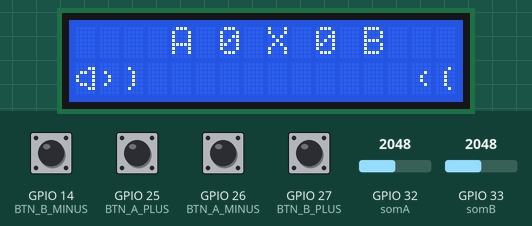
Bench run of a sketch on a simulated ESP32. On the bench: 16×2 character LCD. Inputs (shaded band) come from the test bench; at power-on: GPIO 14 (BTN_B_MINUS), GPIO 25 (BTN_A_PLUS), GPIO 26 (BTN_A_MINUS), GPIO 27 (BTN_B_PLUS) HIGH, GPIO 32 (somA) = 2048, GPIO 33 (somB) = 2048. WiFi joins after 1.5 s; servers stay silent unless stated; no MQTT or app messages arrive unless stated; what the sketch prints to the serial monitor is not drawn.

Above: at 2.8 s.
2.9 s: GPIO 32 (somA) set to 1744
4.4 s: GPIO 32 (somA) set to 1636
6.1 s: GPIO 33 (somB) set to 1715
7.6 s: GPIO 33 (somB) set to 1617
At 8.3 s:
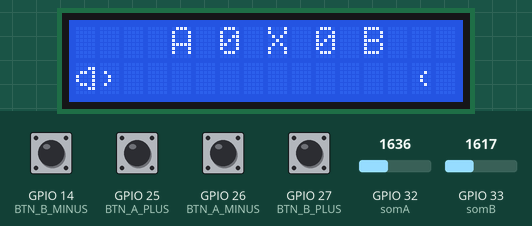
9.3 s: GPIO 32 (somA) set to 2047
11.0 s: GPIO 33 (somB) set to 489
12.5 s: GPIO 33 (somB) set to 419
At 13.2 s:
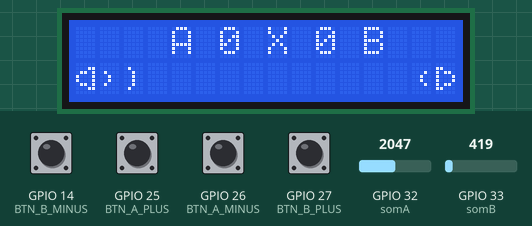
Timing chart, 0 to 15.2 s (numbered marks = the images above; inputs shaded):
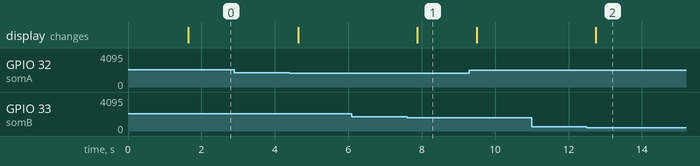

The sketch:

esp32.ino
```cpp
// ------------------------------------------------------------
// Autores: Antônio Jacinto de Andrade Neto (RM: 561777),
//          Felipe Bicaletto (RM: 563524),
//          João Vitor dos Santos Pereira (RM: 551695),
//          Thayná Pereira Simões (RM: 566456)
//
// Descrição: O sistema exibe o placar de dois times (A e B) em um display LCD,
// permitindo incrementar ou decrementar o placar via botões físicos.
// Também mede o "engajamento" de cada torcida com sensores de som (simulados usando potenciometros) e envia
// todas as informações para um broker MQTT.
// ------------------------------------------------------------

#include <WiFi.h>
#include <PubSubClient.h>
#include <Wire.h>
#include <LiquidCrystal_I2C.h>

// ---------------- Configurações de rede e MQTT ----------------
const char* SSID = "Wokwi-GUEST";            // Nome da rede Wi-Fi
const char* PASSWORD = "";                   // Senha da rede Wi-Fi
const char* BROKER_MQTT = "20.46.254.134";   // Endereço IP do broker MQTT
const int BROKER_PORT = 1883;                // Porta do broker MQTT

// Tópicos MQTT de publicação
const char* TOPICO_PUBLISH_SCORE_A = "/TEF/hosp001/attrs/scoreA";
const char* TOPICO_PUBLISH_SCORE_B = "/TEF/hosp001/attrs/scoreB";
const char* TOPICO_PUBLISH_ENGAJAMENTO_A = "/TEF/hosp001/attrs/engajamentoA";
const char* TOPICO_PUBLISH_ENGAJAMENTO_B = "/TEF/hosp001/attrs/engajamentoB";

const char* ID_MQTT = "fiware_001";          // ID de identificação do cliente MQTT

// ---------------- Definição dos botões ----------------
#define BTN_A_PLUS 25   // Botão: adiciona ponto ao time A
#define BTN_A_MINUS 26  // Botão: remove ponto do time A
#define BTN_B_PLUS 27   // Botão: adiciona ponto ao time B
#define BTN_B_MINUS 14  // Botão: remove ponto do time B

// ---------------- Definição dos sensores de som ----------------
#define somA 32          // Sensor de som do time A
#define somB 33          // Sensor de som do time B

// ---------------- Criação de objetos ----------------
LiquidCrystal_I2C lcd(0x27, 16, 2);  // LCD I2C (endereço 0x27, 16 colunas, 2 linhas)
WiFiClient espClient;                 // Cliente Wi-Fi
PubSubClient MQTT(espClient);         // Cliente MQTT

// ---------------- Ícones personalizados para o LCD ----------------
byte micA[8]      = {B00000, B00011, B01101, B10001, B10001, B01101, B00011, B00000};
byte micB[8]      = {B00000, B11000, B10110, B10001, B10001, B10110, B11000, B00000};

byte somBaixoA[8] = {B00000, B00000, B01000, B00100, B00100, B01000, B00000, B00000};
byte somMedioA[8] = {B00000, B01000, B00100, B00100, B00100, B00100, B01000, B00000};
byte somAltoA[8]  = {B01000, B00100, B00010, B00010, B00010, B00010, B00100, B01000};

byte somBaixoB[8] = {B00000, B00000, B00010, B00100, B00100, B00010, B00000, B00000};
byte somMedioB[8] = {B00000, B00010, B00100, B00100, B00100, B00100, B00010, B00000};
byte somAltoB[8]  = {B00010, B00100, B01000, B01000, B01000, B01000, B00100, B00010};

// ---------------- Variáveis do placar ----------------
int scoreA = 0;  // Pontuação do time A
int scoreB = 0;  // Pontuação do time B

// ---------------- Funções auxiliares ----------------

// Inicializa a comunicação serial
void initSerial() {
  Serial.begin(115200);
}

// Conecta o ESP32 à rede Wi-Fi
void initWiFi() {
  Serial.println("------ Conectando ao Wi-Fi ------");
  WiFi.begin(SSID, PASSWORD);
  while (WiFi.status() != WL_CONNECTED) {
    delay(500);
    Serial.print(".");
  }
  Serial.println("\nWi-Fi conectado!");
  Serial.print("Endereço IP: ");
  Serial.println(WiFi.localIP());
}

// Configura o cliente MQTT
void initMQTT() {
  MQTT.setServer(BROKER_MQTT, BROKER_PORT);
}

// Tenta reconectar ao broker MQTT caso a conexão seja perdida
void reconnectMQTT() {
  while (!MQTT.connected()) {
    Serial.print("Tentando conectar ao Broker MQTT...");
    if (MQTT.connect(ID_MQTT)) {
      Serial.println("Conectado ao broker!");
    } else {
      Serial.print("Falha na conexão. Código de erro: ");
      Serial.println(MQTT.state());
      Serial.println("Tentando novamente em 2 segundos...");
      delay(2000);
    }
  }
}

// Garante que Wi-Fi e MQTT estão conectados
void VerificaConexoesWiFIEMQTT() {
  if (!MQTT.connected()) {
    reconnectMQTT();
  }
  if (WiFi.status() != WL_CONNECTED) {
    initWiFi();
  }
}

// Detecta o nível de som (engajamento) do time A (0 a 100)
int detectarEngajamentoA() {
  int valorSomA = analogRead(somA);
  return map(valorSomA, 0, 4095, 0, 100);
}

// Detecta o nível de som (engajamento) do time B (0 a 100)
int detectarEngajamentoB() {
  int valorSomB = analogRead(somB);
  return map(valorSomB, 0, 4095, 0, 100);
}

// Atualiza o display LCD com o placar e o nível de engajamento
void mostrarPlacar() {
  // Linha superior: mostra o placar
  lcd.setCursor(4, 0);
  lcd.print("A ");
  lcd.print(scoreA);
  lcd.print(" X ");
  lcd.print(scoreB);
  lcd.print(" B");

  // Calcula o engajamento dos dois times
  int engA = detectarEngajamentoA();
  int engB = detectarEngajamentoB();

  // Linha inferior: barras de engajamento do time A
  lcd.setCursor(0, 1);
  lcd.write(byte(0)); // Ícone do microfone A

  if (engA > 10 && engA <= 40) {
    lcd.setCursor(1, 1);
    lcd.write(byte(2)); // somBaixoA
    lcd.print("  ");
  } else if (engA > 40 && engA <= 70) {
    lcd.setCursor(1, 1);
    lcd.write(byte(2)); // somBaixoA
    lcd.write(byte(3)); // somMedioA
    lcd.print(" ");
  } else if (engA > 70) {
    lcd.setCursor(1, 1);
    lcd.write(byte(2)); // somBaixoA
    lcd.write(byte(3)); // somMedioA
    lcd.write(byte(4)); // somAltoA
  } else {
    lcd.setCursor(1, 1);
    lcd.print("   "); // Nenhum som
  }

  // Linha inferior: barras de engajamento do time B
  lcd.setCursor(15, 1);
  lcd.write(byte(1)); // Ícone do microfone B

  if (engB > 10 && engB <= 40) {
    lcd.setCursor(14, 1);
    lcd.write(byte(5)); // somBaixoB
    lcd.print("  ");
  } else if (engB > 40 && engB <= 70) {
    lcd.setCursor(14, 1);
    lcd.write(byte(5)); // somBaixoB
    lcd.write(byte(6)); // somMedioB
    lcd.print(" ");
  } else if (engB > 70) {
    lcd.setCursor(14, 1);
    lcd.write(byte(5)); // somBaixoB
    lcd.write(byte(6)); // somMedioB
    lcd.write(byte(7)); // somAltoB
  } else {
    lcd.print("   "); // Nenhum som
  }
}

// ---------------- Funções de publicação MQTT ----------------

// Publica a pontuação do time A
void publicarScoreA() {
  String mensagem = String(scoreA);
  Serial.print("Publicando score A: ");
  Serial.println(mensagem);
  MQTT.publish(TOPICO_PUBLISH_SCORE_A, mensagem.c_str());
}

// Publica a pontuação do time B
void publicarScoreB() {
  String mensagem = String(scoreB);
  Serial.print("Publicando score B: ");
  Serial.println(mensagem);
  MQTT.publish(TOPICO_PUBLISH_SCORE_B, mensagem.c_str());
}

// Publica o nível de engajamento do time A
void publicarEngajamentoA() {
  int engj = detectarEngajamentoA();
  String mensagem = String(engj);
  Serial.print("Publicando engajamento A: ");
  Serial.println(mensagem);
  MQTT.publish(TOPICO_PUBLISH_ENGAJAMENTO_A, mensagem.c_str());
}

// Publica o nível de engajamento do time B
void publicarEngajamentoB() {
  int engj = detectarEngajamentoB();
  String mensagem = String(engj);
  Serial.print("Publicando engajamento B: ");
  Serial.println(mensagem);
  MQTT.publish(TOPICO_PUBLISH_ENGAJAMENTO_B, mensagem.c_str());
}

// Publica todos os dados (placar e engajamento)
void publicar() {
  publicarScoreA();
  publicarEngajamentoA();
  publicarScoreB();
  publicarEngajamentoB();
}

// ---------------- Setup e Loop principal ----------------
void setup() {
  Wire.begin(21, 22);
  lcd.init();
  lcd.backlight();

  initSerial();
  initWiFi();
  initMQTT();

  // Configura os pinos dos botões com pull-up interno
  pinMode(BTN_A_PLUS, INPUT_PULLUP);
  pinMode(BTN_A_MINUS, INPUT_PULLUP);
  pinMode(BTN_B_PLUS, INPUT_PULLUP);
  pinMode(BTN_B_MINUS, INPUT_PULLUP);

  // Cria os ícones personalizados no LCD
  lcd.createChar(0, micA);
  lcd.createChar(1, micB);
  lcd.createChar(2, somBaixoA);
  lcd.createChar(3, somMedioA);
  lcd.createChar(4, somAltoA);
  lcd.createChar(5, somBaixoB);
  lcd.createChar(6, somMedioB);
  lcd.createChar(7, somAltoB);

  mostrarPlacar();
}

void loop() {
  // Garante que Wi-Fi e MQTT estejam sempre conectados
  VerificaConexoesWiFIEMQTT();
  MQTT.loop();

  // Atualiza o display com o placar e engajamento
  mostrarPlacar();

  // Lógica dos botões para controle do placar
  if (digitalRead(BTN_A_PLUS) == LOW) {
    scoreA++;
    delay(500);
  }

  if (digitalRead(BTN_A_MINUS) == LOW && scoreA > 0) {
    scoreA--;
    delay(500);
  }

  if (digitalRead(BTN_B_PLUS) == LOW) {
    scoreB++;
    delay(500);
  }

  if (digitalRead(BTN_B_MINUS) == LOW && scoreB > 0) {
    scoreB--;
    delay(500);
  }

  // Publica os dados no broker MQTT
  publicar();

  delay(300); // Atualiza o sistema a cada 300ms
}
```

Measured:
- the behaviour switches between 1679 and 1678 on GPIO 33 (somB) (found by bisection; images 0 and 1)
- the behaviour switches between 451 and 450 on GPIO 33 (somB) (found by bisection; images 1 and 2)
- after the input at 2.9 s, every drawn part: stays the same
- after the input at 6.1 s, every drawn part: stays the same
- after the input at 7.6 s, the display: changes after 0.28 s (image 1)
- after the input at 11.0 s, every drawn part: stays the same
- after the input at 12.5 s, the display: changes after 0.25 s (image 2)
